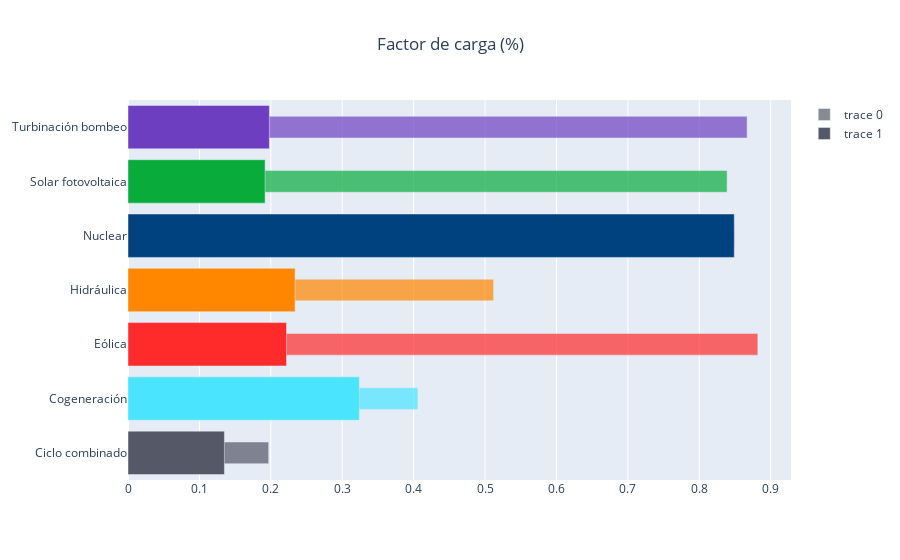

Notebook code cell kept with this figure:
### Code cell
graf_FC_bis=go.Figure()

graf_FC_bis.add_trace(go.Bar(
                    
                    x=df_out_ratio_select['FC_rel'],
                    y=df_out_ratio_select['tecnologia'],
                    orientation='h',
                    marker=dict(color=colores),
                        #color_discrete_map=colores_tecnologia,
                     
                    #hover_name=df_out_ratio_select['tecnologia'],
                    
                    #width=1300,
                    #text_auto=True,
                    width=.4,
                    opacity=.7                    
                    ))
graf_FC_bis.add_trace(go.Bar(
                    
                    x=df_out_ratio_select['FC'],
                    y=df_out_ratio_select['tecnologia'],
                    orientation='h',
                    marker=dict(color=colores),
                    width=.8,
                    opacity=1
                    #width=1300,
                    #text_auto=True,
                    
                    #   barmode='overlay'
                    ))



graf_FC_bis.update_traces(
    #text=df_out_ratio_select.index,  # Usa los índices (tecnologías) como texto
    textposition='inside',  # Coloca el texto en el centro de las burbujas
    #textfont=dict(size=12, color="black"),  # Tamaño y color del texto
    
    )
graf_FC_bis.update_layout(
    title=dict(
        text='Factor de carga (%)',
        x=.5,
        xanchor='center',
    ),
    bargap=.7,
    barmode='overlay'
)

### Figure 1 — Plotly figure (JSON) as saved in the notebook; plotly's stock layout.template omitted (floating-point values rounded to 4 significant figures)
{"data": [{"marker": {"color": ["#555867", "#4be4ff", "#ff2b2b", "#ff8700", "#004280", "#09ab3b", "#6d3fc0"]}, "opacity": 0.7, "orientation": "h", "textposition": "inside", "type": "bar", "width": 0.4, "x": [0.197, 0.406, 0.882, 0.512, 0.849, 0.839, 0.867], "y": ["Ciclo combinado", "Cogeneración", "Eólica", "Hidráulica", "Nuclear", "Solar fotovoltaica", "Turbinación bombeo"]}, {"marker": {"color": ["#555867", "#4be4ff", "#ff2b2b", "#ff8700", "#004280", "#09ab3b", "#6d3fc0"]}, "opacity": 1, "orientation": "h", "textposition": "inside", "type": "bar", "width": 0.8, "x": [0.135, 0.324, 0.222, 0.234, 0.849, 0.192, 0.198], "y": ["Ciclo combinado", "Cogeneración", "Eólica", "Hidráulica", "Nuclear", "Solar fotovoltaica", "Turbinación bombeo"]}], "layout": {"bargap": 0.7, "barmode": "overlay", "title": {"text": "Factor de carga (%)", "x": 0.5, "xanchor": "center"}}}
